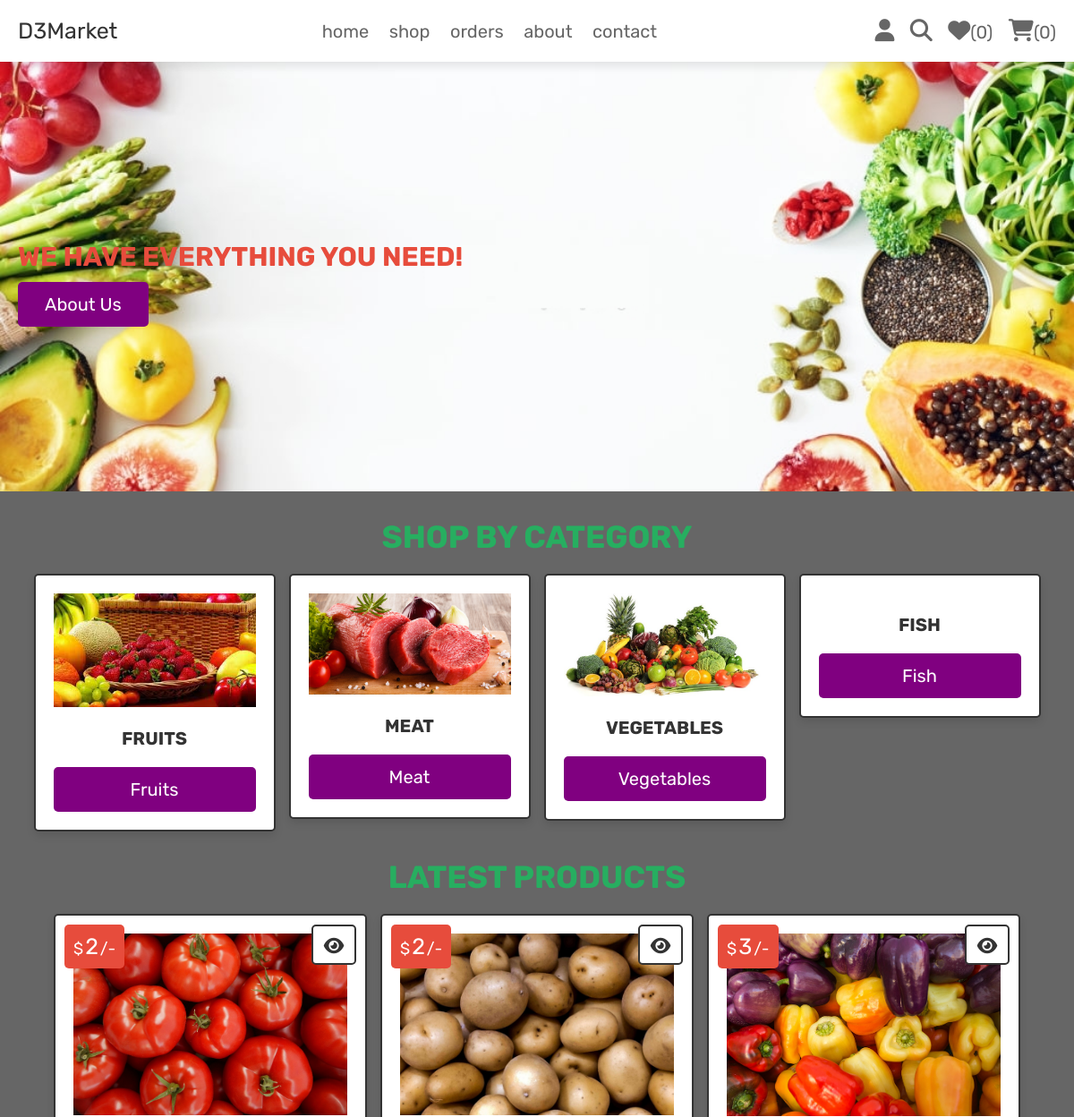
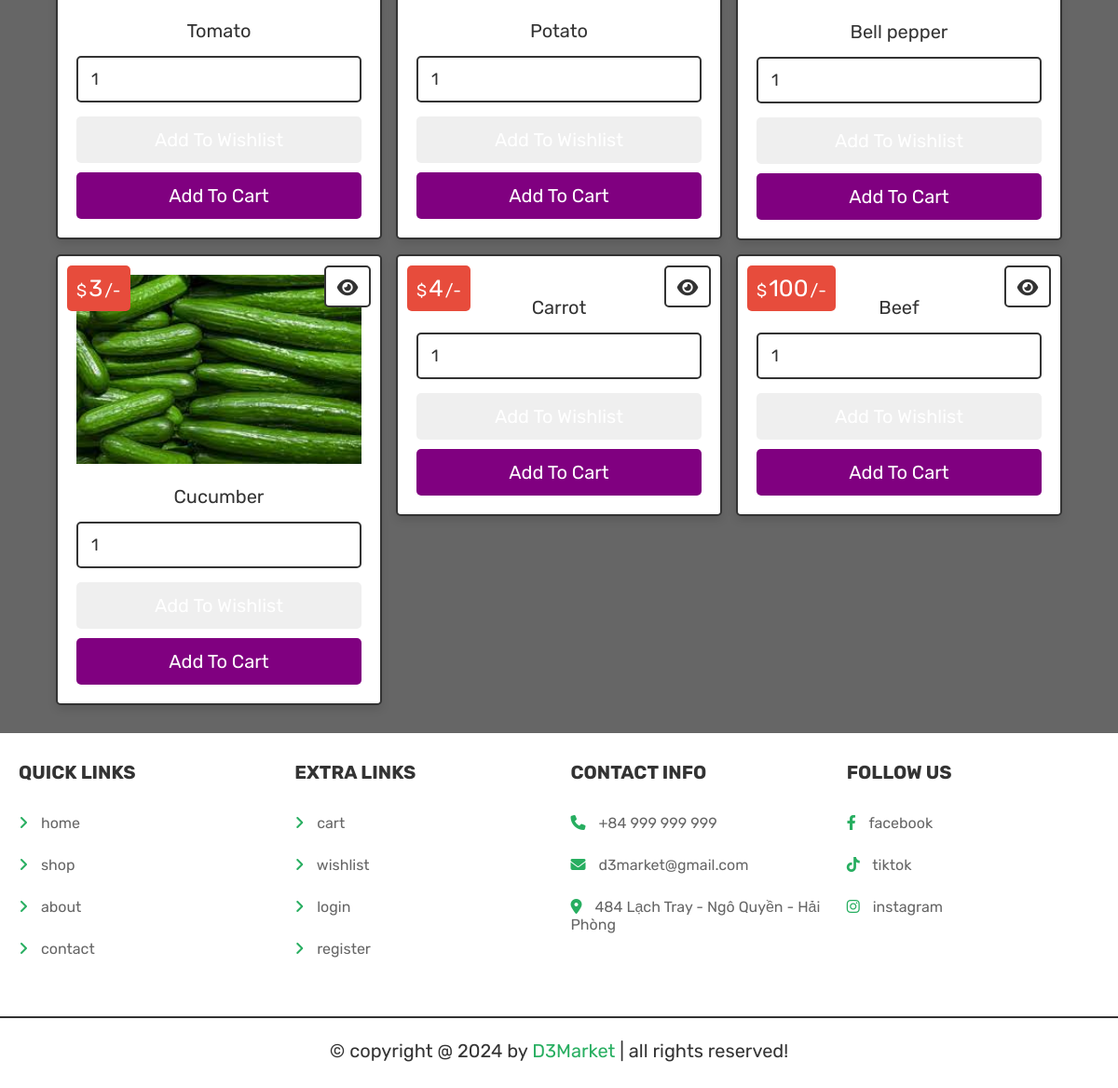
Page /home.php (signed in) on the committed database (2 pictures, top to bottom).
### tables this page shows
CREATE TABLE `products` (
  `id` int(100) NOT NULL,
  `name` varchar(100) NOT NULL,
  `category` varchar(20) NOT NULL,
  `details` varchar(500) NOT NULL,
  `price` int(100) NOT NULL,
  `image` varchar(100) NOT NULL,
  `sold` int(11) NOT NULL,
  `inventories` int(11) NOT NULL
);

### home.php (the view, shortened to what this page needs)
<?php
@include 'config.php';
?>
<!DOCTYPE html>
<html lang="en">
<head>
   <link rel="stylesheet" href="https://cdnjs.cloudflare.com/ajax/libs/font-awesome/6.1.1/css/all.min.css">
   <link rel="stylesheet" href="css/style.css">
</head>
<body>
<?php include 'header.php'; ?>
<div class="home-bg">
   <section class="home">
      <div class="content">
         <h3>We have everything you need!</h3>
         <a href="about.php" class="btn">about us</a>
      </div>
   </section>
</div>
<section class="home-category">
   <h1 class="title" style="color: var(--green);">shop by category</h1>
   <div class="box-container">
      <div class="box">
         <img src="images/pic-fruit.jpg" alt="">
         <h3>fruits</h3>
         <a href="category.php?category=fruits" class="btn">fruits</a>
      </div>
      <div class="box">
         <img src="images/pic-meat.jpg" alt="">
         <h3>meat</h3>
         <a href="category.php?category=meat" class="btn">meat</a>
      </div>
      <div class="box">
         <img src="images/pic-vegetables.jpg" alt="">
         <h3>vegetables</h3>
         <a href="category.php?category=vegitables" class="btn">vegetables</a>
      </div>
      <div class="box">
         <h3>fish</h3>
         <a href="category.php?category=fish" class="btn">fish</a>
      </div>
   </div>
</section>
<section class="products">
   <h1 class="title" style="color: var(--green);">latest products</h1>
   <div class="box-container">
   <?php
      $select_products = $conn->prepare("SELECT * FROM `products` LIMIT 6");
      $select_products->execute();
      if($select_products->rowCount() > 0){
         while($fetch_products = $select_products->fetch(PDO::FETCH_ASSOC)){
   ?>
   <form action="" class="box" method="POST">
      <div class="price">$<span><?= $fetch_products['price']; ?></span>/-</div>
      <a href="view_page.php?pid=<?= $fetch_products['id']; ?>" class="fas fa-eye"></a>
      <img src="uploaded_img/<?= $fetch_products['image']; ?>" alt="">
      <div class="name"><?= $fetch_products['name']; ?></div>
      <input type="number" min="1" value="1" name="p_qty" class="qty">
      <input type="submit" value="add to wishlist" class="option-btn" name="add_to_wishlist">
      <input type="submit" value="add to cart" class="btn" name="add_to_cart">
   </form>
   <?php
      }
   }else{
      echo '<p class="empty">no products added yet!</p>';
   }
   ?>
   </div>
</section>
<?php include 'footer.php'; ?>
</body>
</html>

### css/style.css (style rules this page uses)
.home-bg { background: url(../images/home-bg4.jpg); background-size: cover; background-position: center; }
.home-bg .home { display: flex; align-items: center; min-height: 60vh; }
.home-bg .home .content { width: 50rem; }
.home-bg .home .content h3 { font-size: 3rem; text-transform: uppercase; margin-top: 1.5rem; color: var(--red); }
.home-bg .home .content a { display: inline-block; width: auto; }
.home-category .box-container { display: grid; grid-template-columns: repeat(auto-fit, 27rem); gap:1.5rem; justify-content: center; align-items: flex-start; }
.home-category .box-container .box { padding:2rem; text-align: center; border:var(--border); background-color: var(--white); box-shadow: var(--box-shadow); border-radius: .5rem; }
.home-category .box-container .box img { width: 100%; margin-bottom: 1rem; }
.home-category .box-container .box h3 { text-transform: uppercase; color:var(--black); padding:1rem 0; font-size: 2rem; }
.home-category { padding-bottom: 0; }
.products .box-container { display: grid; grid-template-columns: repeat(auto-fit, 35rem); gap:1.5rem; justify-content: center; align-items: flex-start; }
.products .box-container .box { padding:2rem; text-align: center; border:var(--border); background-color: var(--white); box-shadow: var(--box-shadow); border-radius: .5rem; position: relative; }
.products .box-container .box .price { position: absolute; top:1rem; left:1rem; padding:1rem; border-radius: .5rem; background-color: var(--red); font-size: 1.8rem; color:var(--white); }
.products .box-container .box .price span { font-size: 2.5rem; color:var(--white); margin:0 .2rem; }
.products .box-container .box .fa-eye { position: absolute; top:1rem; right:1rem; border-radius: .5rem; height: 4.5rem; line-height: 4.3rem; width: 5rem; border:var(--border); color:var(--black); font-size: 2rem; background-color: var(--white); }
.products .box-container .box img { width: 100%; margin-bottom: 1rem; }
.products .box-container .box .name { font-size: 2rem; color:var(--black); padding:1rem 0; }
.products .box-container .box .qty { margin:.5rem 0; border-radius: .5rem; padding:1.2rem 1.4rem; font-size: 1.8rem; color:var(--black); border:var(--border); width: 100%; }

### css/components2.css (style rules this page uses)
:root { --green:#27ae60; --orange:#f39c12; --red:#e74c3c; --black:#333; --light-color:#666; --white:#fff; --light-bg:#f6f6f6; --border:.2rem solid var(--black); --box-shadow:0 .5rem 1rem rgba(0,0,0,.1); --purple:#800080; }
* { font-family: 'Rubik', sans-serif; margin:0; padding:0; box-sizing: border-box; outline: none; border:none; text-decoration: none; color:var(--black); }
body { background-color: var(--light-color) ; }
html { font-size: 62.5%; overflow-x: hidden; scroll-behavior: smooth; scroll-padding-top: 6.5rem; }
section { padding:3rem 2rem; max-width: 1200px; margin:0 auto; }
.btn, .delete-btn, .option-btn { display: block; width: 100%; margin-top: 1rem; border-radius: .5rem; color:var(--white); font-size: 2rem; padding:1.3rem 3rem; text-transform: capitalize; cursor: pointer; text-align: center; }
.btn { background-color: var(--purple); }
.title { text-align: center; margin-bottom: 2rem; text-transform: uppercase; color:var(--green); font-size: 3.5rem; }

### rows in the picture
products: price "2", image (picture), name "Tomato"
products: price "2", image (picture), name "Potato"
products: price "3", image (picture), name "Bell pepper"
products: price "3", image (picture), name "Cucumber"
products: price "4", name "Carrot"
products: price "100", name "Beef"

### other values in the picture
$count_wishlist_items->rowCount() "0"
$count_cart_items->rowCount() "0"
